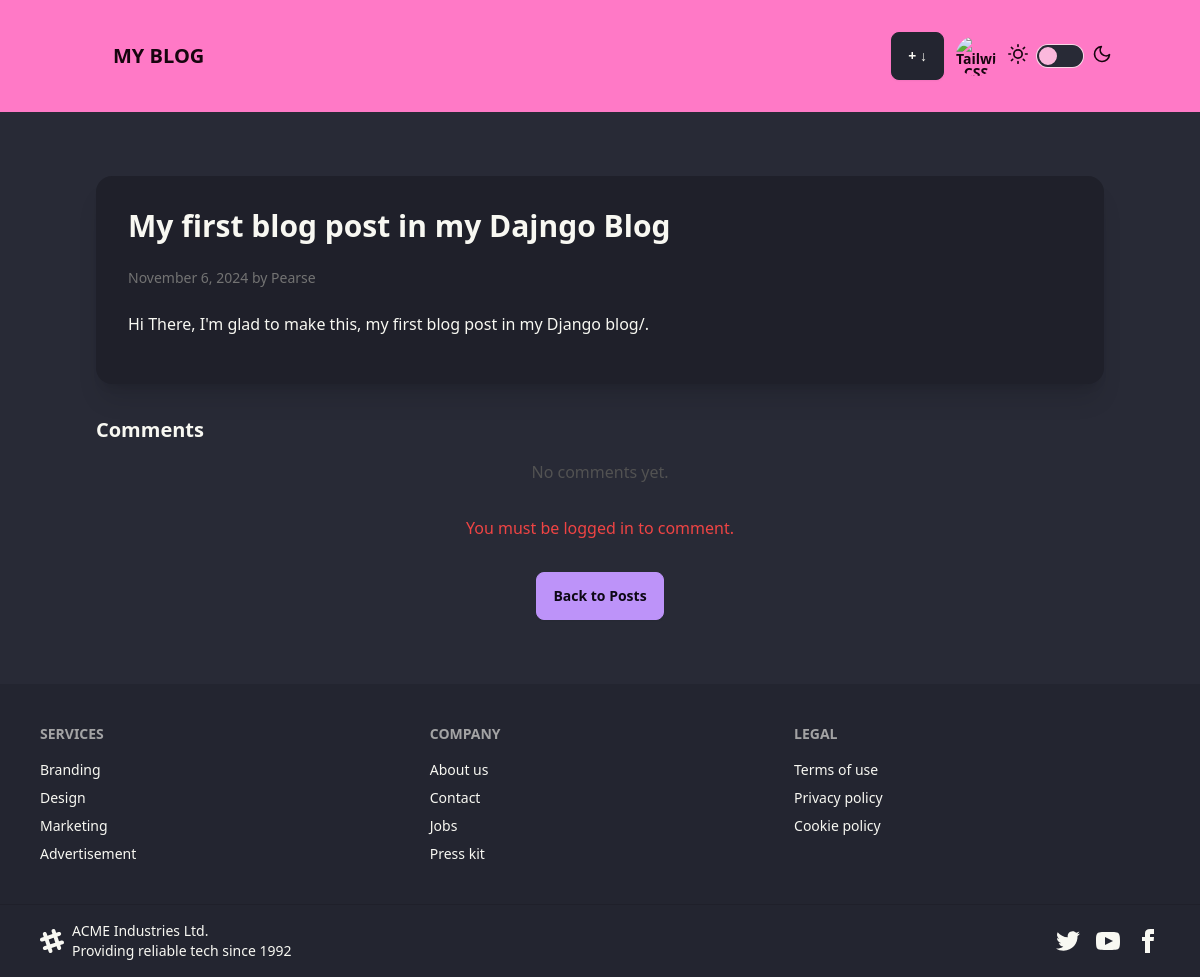
Before: /post/my-first-blog-post-in-my-dajngo-blog/ with the older database file.
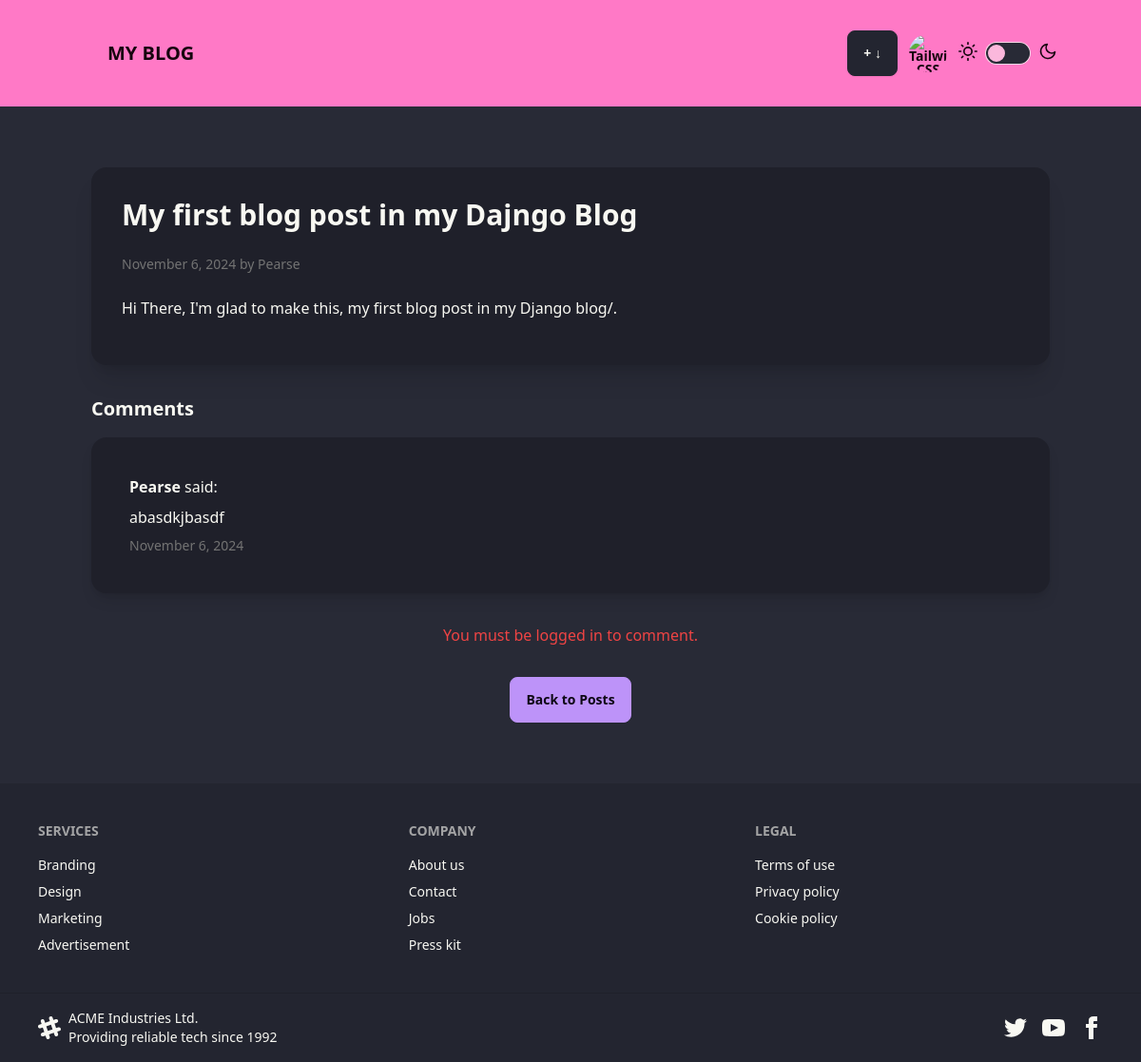
After: the same page with the newer database file.
### blog/models.py (models this page shows, shortened)
class Comment(models.Model):
    post = models.ForeignKey(Post, related_name="comments", on_delete=models.CASCADE)
    author = models.ForeignKey(User, on_delete=models.CASCADE)
    body = models.TextField()
    created = models.DateTimeField(default=timezone.now)
    updated = models.DateTimeField(auto_now=True)
    class Meta:
        ordering = ["created"]

### blog/views.py (the view)
# urls.py: path("<slug:slug>/", views.post_detail, name="post_detail"),
def post_detail(request, slug):
    post = get_object_or_404(Post, slug=slug)
    comments = post.comments.all()
    if request.method == "POST":
        form = CommentForm(request.POST)
        if form.is_valid():
            comment = form.save(commit=False)
            comment.post = post
            comment.author = request.user  # Associate the logged-in user
            comment.save()
            return redirect("post_detail", slug=slug)
    else:
        form = CommentForm()
    return render(
        request,
        "blog/post_detail.html",
        {
            "post": post,
            "comments": comments,
            "form": form,
        },
    )

### blog/forms.py
class CommentForm(forms.ModelForm):
    class Meta:
        model = Comment
        fields = ["body"]
    body = forms.CharField(
        widget=forms.Textarea(
            attrs={
                "rows": 6,
                "placeholder": "Add a comment...",
                "class": "textarea textarea-bordered w-full textarea-secondary",
            }
        ),
        label="",
    )

### blog/templates/blog/post_detail.html (shortened to what this page needs)
{% extends "blog/base.html" %} {% block title %}{{ post.title }}{% endblock %}
{% block content %}
<div class="container mx-auto px-2 py-8">
  <div class="card bg-base-300 shadow-xl mb-8">
    <div class="card-body">
      <h1 class="text-3xl font-semibold mb-4">{{ post.title }}</h1>
      <p class="text-sm text-neutral-500">
        {{ post.created|date:"F j, Y" }} by {{ post.author }}
      </p>
      <div class="py-4">
        <p>{{ post.body }}</p>
      </div>
    </div>
  </div>
  <div class="mb-8">
    <h3 class="text-xl font-semibold mb-4">Comments</h3>
    {% for comment in comments %}
    <div class="card bg-base-300 shadow-lg p-2 mb-4">
      <div class="card-body">
        <p><strong>{{ comment.author.username }}</strong> said:</p>
        <p>{{ comment.body }}</p>
        <p class="text-sm text-neutral-500">
          {{ comment.created|date:"F j, Y" }}
        </p>
      </div>
    </div>
    {% empty %}
    <p class="text-center text-neutral-600">No comments yet.</p>
    {% endfor %}
  </div>
  {% if user.is_authenticated %}
  <div class="mb-8">
    <h3 class="text-xl font-semibold mb-4">Leave a Comment</h3>
    <form method="POST" class="space-y-4">
      {% csrf_token %} {{ form.as_p }}
      <button type="submit" class="btn btn-primary">Submit</button>
    </form>
  </div>
  {% else %}
  <p class="text-center text-red-500">You must be logged in to comment.</p>
  {% endif %}
  <div class="mt-8 text-center">
    <a href="{% url 'post_list' %}" class="btn btn-secondary">Back to Posts</a>
  </div>
</div>
{% endblock %}

Changed rows visible on the page:
added Comment: author.username "Pearse", body "abasdkjbasdf", created "November 6, 2024"
Other visible differences:
text no longer shown: "No comments yet."
